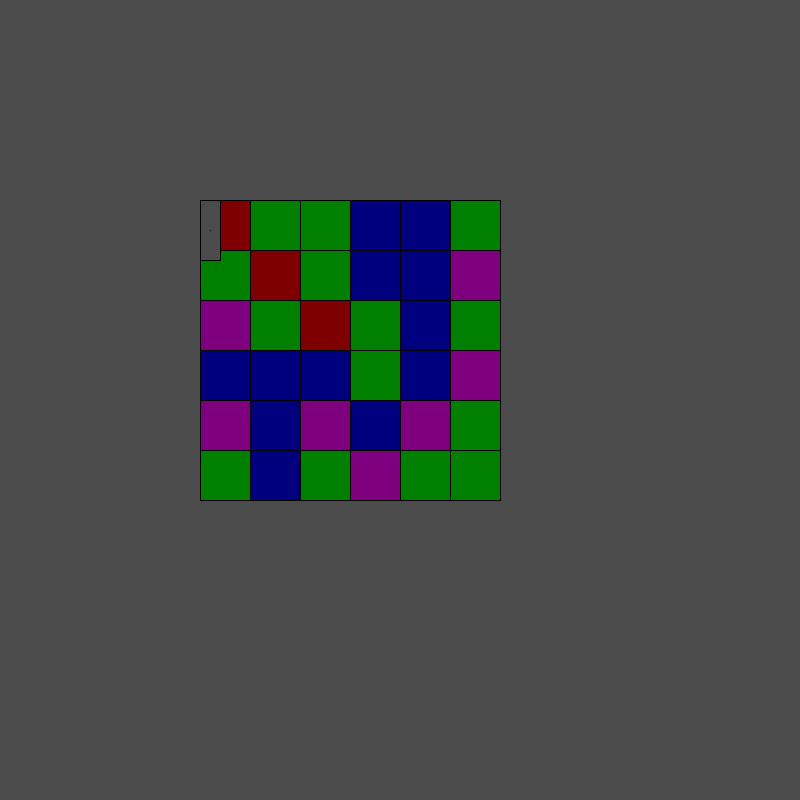
Frame 1 (no input)
Frame 60 (the mouse pressed at the canvas centre just before this capture): identical to frame 1, image omitted
Frame 120 (the mouse held since frame 60 and released just before this capture): identical to frame 1, image omitted

The Processing sketch that drew this single still picture (run headless with seeded random() and noise(); from frame 60 on, the mouse is pressed at the canvas centre):

// Processing sketch: getPosition
// ── getPosition.pde

int[][] pos;

int size=50;

int size2=10;
int size3=30;


int X;
int Y;


void setup()
{
  size(800,800);
  background(75);
  
  pos=new int[6][6];
  
  for(int x=0; x<pos.length; x++)
  {
    for(int y=0; y<pos.length; y++)
    {
      pos[x][y]=int(random(4));
      println(pos[x][y]);
    }
  }
  println("####");
}


void draw()
{
  translate(width/4,height/4);
  
  if(keyPressed==true)
  {
    if(key=='a')
    {
      X--;
    }
    if(key=='d')
    {
      X++;
    }
    if(key=='w')
    {
      Y--;
    }
    if(key=='s')
    {
      Y++;
    }
  }
  
  translate(-X,-Y);
   
  for(int x=0; x<pos.length; x++)
  {
    for(int y=0; y<pos.length; y++)
    {
      if(pos[x][y]==0)
      {
        fill(0,0,127);                  //blue
        rect(x*size,y*size,size,size);
  
        if(X+size2>x*size && X+size2<x*size+size)
        {
          if(Y+size3>y*size && Y+size3<y*size+size)
          {
            println(pos[x][y]);
          }
        }  
      }
      
      if(pos[x][y]==1)
      {
        fill(0,127,0);                    //green
        rect(x*size,y*size,size,size);
  
        if(X+size2>x*size && X+size2<x*size+size)
        {
          if(Y+size3>y*size && Y+size3<y*size+size)
          {
            println(pos[x][y]);
          }
        }  
      }
      
      
      if(pos[x][y]==2)
      {
        fill(127,0,0);                    //red
        rect(x*size,y*size,size,size);
  
        if(X+size2>x*size && X+size2<x*size+size)
        {
          if(Y+size3>y*size && Y+size3<y*size+size)
          {
            println(pos[x][y]);
          }
        }  
      }
      
      
      if(pos[x][y]==3)
      {
        fill(127,0,127);                    //purple
        rect(x*size,y*size,size,size);
  
        if(X+size2>x*size && X+size2<x*size+size)
        {
          if(Y+size3>y*size && Y+size3<y*size+size)
          {
            println(pos[x][y]);
          }
        }  
      }
    }
  }
     
  
  fill(75);
  rect(X,Y,size2*2,size3*2);
  point(X+size2,Y+size3);
}

  
